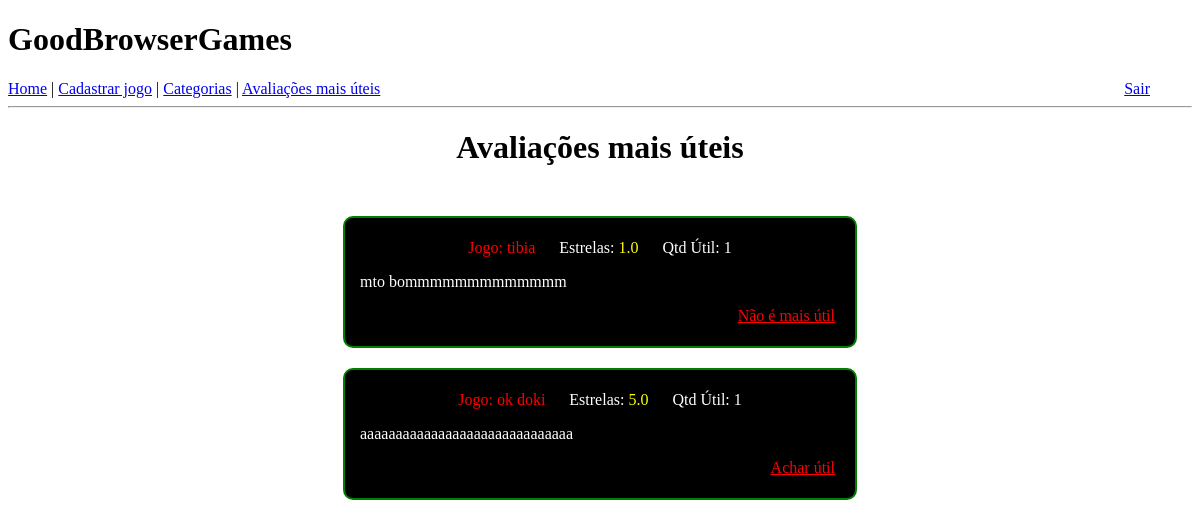
/avaliacoes-mais-uteis (signed in), run on an earlier commit of the app's database.
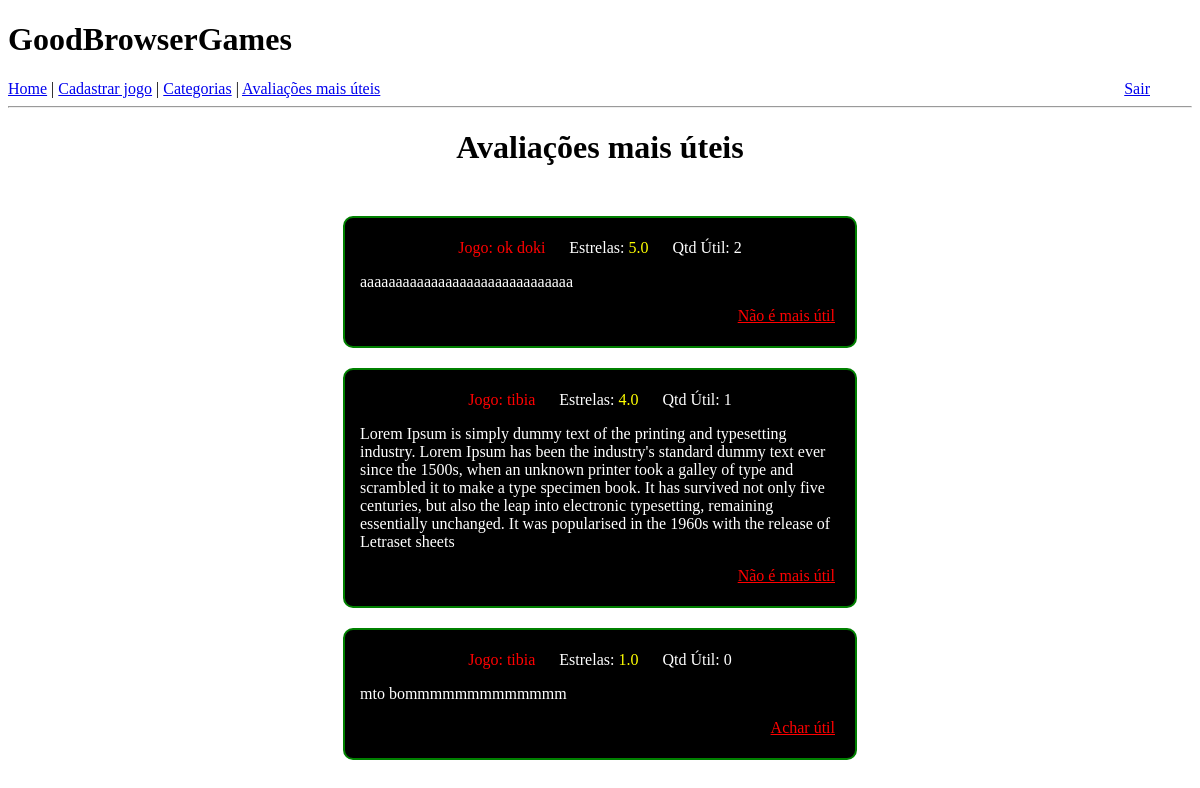
And on a later commit of the database.
### app/models.py (models this page shows)
class Jogo(db.Model):
    id = db.Column(db.Integer, primary_key=True)
    nome = db.Column(db.String(128), index=True, )
    categoria = db.Column(db.String(64), index=True)
    url_jogo = db.Column(db.String, index=True)
    url_video = db.Column(db.String, index=True)
    url_imagem = db.Column(db.String, index=True)
    descricao = db.Column(db.String, index=True)

class Avaliacao(db.Model):
    id = db.Column(db.Integer, primary_key=True)
    estrelas = db.Column(db.Float, index=True)
    texto = db.Column(db.String(255))
    qnt_util = db.Column(db.Integer, index=True, default=0)
    user_id = db.Column(db.Integer, db.ForeignKey('user.id'))
    jogo_id = db.Column(db.Integer, db.ForeignKey('jogo.id'))

### app/routes.py (the view)
@app.route("/avaliacoes-mais-uteis", methods=["GET", "POST"])
def avaliacoes_mais_uteis():
    avaliacoes = list(Avaliacao.query.order_by(Avaliacao.qnt_util.desc()))
    avals_e_jogos = {}
    ids_avaliacoes_uteis_usuario = None
    if avaliacoes:
        avaliacoes_ids = [a.id for a in avaliacoes]
        user_id_expression = VotoUtil.user_id.in_([current_user.id])
        in_expression = VotoUtil.avaliacao_id.in_(avaliacoes_ids)
        votos_util_usuario = list(VotoUtil.query.filter(user_id_expression, in_expression))
        ids_avaliacoes_uteis_usuario = [v.avaliacao_id for v in votos_util_usuario]
        for aval in avaliacoes:
            jogo = Jogo.query.filter_by(id=aval.jogo_id).first()
            avals_e_jogos[aval] = jogo.nome
    return render_template("avaliacoes_mais_uteis.html", avals_e_jogos=avals_e_jogos, avals_uteis_ids=ids_avaliacoes_uteis_usuario)

### app/models.py (called while the page is built)
@login.user_loader
def load_user(id):
    return User.query.get(int(id))

### app/templates/avaliacoes_mais_uteis.html (shortened to what this page needs)
{% extends "base.html" %}
{% block content %}
    <div id="container">
        <h1 style="margin-bottom: 50px;">Avaliações mais úteis</h1>
        {% if avals_e_jogos %}
            {% for avaliacao, nome_jogo in avals_e_jogos.items() %}
            <div class="box-avaliacao">
                <p>
                    <span style="color: red; margin-right: 20px;">Jogo: {{ nome_jogo }}</span>
                    Estrelas: <span style="color: yellow; margin-right: 20px;">{{ avaliacao.estrelas }}</span>
                    Qtd Útil: {{ avaliacao.qnt_util }}
                </p>
                <p style="text-align: left; margin: 10px;">{{ avaliacao.texto }}</p>
                {% if avaliacao.id in avals_uteis_ids %}
                    <p class="botao-util"><a href="/tirar-util/{{avaliacao.id}}/2">Não é mais útil</a></p>
                {% else %}
                    <p class="botao-util"><a href="/achar-util/{{avaliacao.id}}/2">Achar útil</a></p>
                {% endif %}
            </div>
            {% endfor %}
        {% else %}
            <h3 style="color: red;">Não temos avaliações ainda no site :(</h3>
        {% endif %}
    </div>
{% endblock %}

What changed in the data, as far as the page shows it:
changed through a linked row, Jogo "ok doki": qnt_util "1" → "2"; text "Achar útil" → "Não é mais útil"; moves up the list
now on one of the page's lists (row unchanged): Jogo: nome "tibia", estrelas "1.0", qnt_util "0", texto "mto bommmmmmmmmmmmm"
computed for Jogo "tibia": estrelas "1.0" → "4.0"; texto "mto bommmmmmmmmmmmm" → "Lorem Ipsum is simply dummy text of the printing and typesetting industry. Lorem Ipsum has been the industry's standard dummy text ever since the 1500s, when an unknown printer took a galley of type and scrambled it to make a type specimen book. It has survived not only five centuries, but also the leap into electronic typesetting, remaining essentially unchanged. It was popularised in the 1960s with the release of Letraset sheets"
